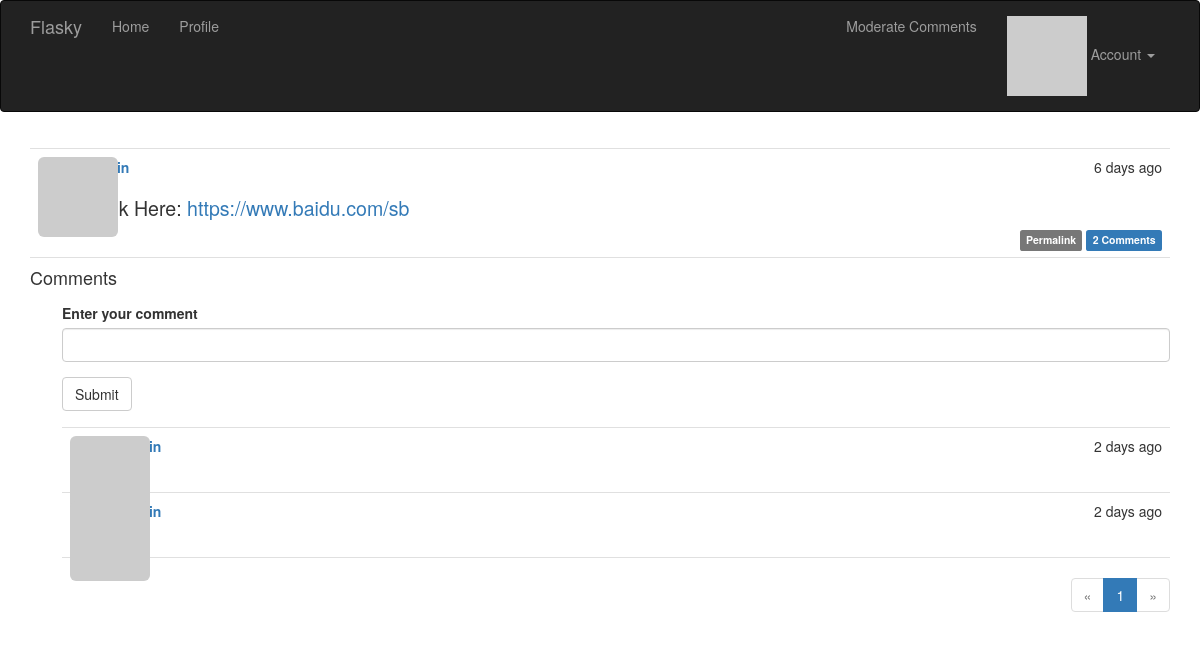
The app's page /post/212 (signed in) with its own data.
### app/models.py (models this page shows, shortened)
class Post(db.Model):
    __tablename__ = "posts"
    id = db.Column(db.Integer, primary_key=True)
    body = db.Column(db.Text)
    timestamp = db.Column(db.DateTime, index=True, default=datetime.utcnow)
    author_id = db.Column(db.Integer, db.ForeignKey("users.id"))
    body_html = db.Column(db.Text)
    comments = db.relationship("Comment", backref="post", lazy="dynamic")

class Comment(db.Model):
    __tablename__ = "comments"
    id = db.Column(db.Integer, primary_key=True)
    body = db.Column(db.Text)
    body_html = db.Column(db.Text)
    timestamp = db.Column(db.DateTime, index=True, default=datetime.utcnow)
    disabled = db.Column(db.Boolean)
    author_id = db.Column(db.Integer, db.ForeignKey("users.id"))
    post_id = db.Column(db.Integer, db.ForeignKey("posts.id"))

### app/main/views.py (the view)
@main.route("/post/<int:id>", methods=["GET", "POST"])
def post(id):
    post = Post.query.get_or_404(id)
    form = CommentForm()
    if form.validate_on_submit():
        comment = Comment(body=form.body.data, post=post, author=current_user._get_current_object())
        db.session.add(comment)
        flash("Your comment has been published.")
        return redirect(url_for("main.post", id=post.id, page=-1))
    page = request.args.get("page", 1, type=int)
    if page == -1:
        page = (post.comments.count() - 1) // current_app.config["FLASKY_COMMENTS_PER_PAGE"] + 1
    pagination = post.comments.order_by(Comment.timestamp.asc()).paginate(page, per_page=current_app.config[
        "FLASKY_COMMENTS_PER_PAGE"], error_out=False)
    comments = pagination.items
    return render_template("post.html", posts=[post], form=form, comments=comments, pagination=pagination)

### app/main/forms.py
class CommentForm(FlaskForm):
    body = StringField("Enter your comment", validators=[DataRequired()])
    submit = SubmitField("Submit")

### app/auth/views.py (called while the page is built)
@auth.before_app_request
def before_request():
    if current_user.is_authenticated:
        current_user.ping()
        if not current_user.confirmed \
                and request.endpoint[:5] != "auth." \
                and request.endpoint != "static":
            return redirect(url_for("auth.unconfirmed"))

### app/main/__init__.py (called while the page is built)
@main.app_context_processor
def inject_permissions():
    return dict(Permission=Permission)

### app/models.py (called while the page is built)
@login_manager.user_loader
def load_user(user_id):
    return User.query.get(int(user_id))

    def can(self, permissions):
        return self.role is not None and \
               (self.role.permissions & permissions) == permissions

    def is_administrator(self):
        return self.can(Permission.ADMINISTER)

    def ping(self):
        self.last_seen = datetime.utcnow()
        db.session.add(self)

    def gravatar(self, size=100, default="retro", rating="g"):
        if request.is_secure:
            url = "https://secure.gravatar.com/avatar"
        else:
            url = "http://www.gravatar.com/avatar"
        hash = self.avatar_hash or hashlib.md5(self.email.encode("utf-8")).hexdigest()
        return '{url}/{hash}?s={size}&d={default}&r={rating}'.format(url=url, hash=hash,
                                                                     size=size, default=default,
                                                                     rating=rating)

### app/templates/post.html (shortened to what this page needs)
{% extends "base.html" %}
{% import "bootstrap/wtf.html" as wtf %}
{% import "_macros.html" as macros %}
{% block page_content %}
    {% include '_posts.html' %}
    <h4 id="comments">Comments</h4>
    {% if current_user.can(Permission.COMMENT) %}
        <div class="comment-form">
            {{ wtf.quick_form(form) }}
        </div>
    {% endif %}
    {% include '_comments.html' %}
    {% if pagination %}
        <div class="pagination">
            {{ macros.pagination_widget(pagination, '.post', fragment='#comments', id=posts[0].id) }}
        </div>
    {% endif %}
{% endblock %}

### app/templates/_posts.html (shortened to what this page needs)
<ul class="posts">
    {% for post in posts %}
        <li class="post">
            <div class="post-thumbnail">
                <a href="{{ url_for('main.user',username=post.author.username) }}">
                    <img class="img-rounded profile-thumbnail" src="{{ post.author.gravatar(size=40) }}"/>
                </a>
            </div>
            <div class="post-content">
                <div class="post-date">{{ moment(post.timestamp).fromNow() }}</div>
                <div class="post-author"><a
                        href="{{ url_for('main.user',username=post.author.username) }}">{{ post.author.username }}</a>
                </div>
                <div class="post-body">
                    {% if post.body_html %}
                        {{ post.body_html | safe }}
                    {% else %}
                        {{ post.body }}
                    {% endif %}
                </div>
                <div class="post-footer">
                    <a href="{{ url_for('main.post',id=post.id) }}">
                        <span class="label label-default">Permalink</span>
                    </a>
                    <a href="{{ url_for('main.post',id= post.id) }}#comments">
                        <span class="label label-primary">{{ post.comments.count() }} Comments</span>
                    </a>
                </div>
            </div>
        </li>
    {% endfor %}
</ul>

### app/templates/_comments.html (shortened to what this page needs)
<ul class="comments">
    {% for comment in comments %}
        <li class="comment">
            <div class="comment-thumbnail">
                <a href="{{ url_for('main.user',username = comment.author.username) }}">
                    <img class="img-rounded profile-thumbnail" src="{{ comment.author.gravatar(size=40) }}">
                </a>
            </div>
            <div class="comment-content">
                <div class="comment-date">{{ moment(comment.timestamp).fromNow() }}</div>
                <div class="comment-author"><a href="{{ url_for('main.user',username= comment.author.username) }}">
                    {{ comment.author.username }}</a>
                </div>
                <div class="comment-body">
                </div>
            </div>
        </li>
    {% endfor %}
</ul>

### app/static/styles.css (style rules this page uses)
.profile-thumbnail { position: absolute; }
ul.posts { list-style-type: none; padding: 0px; margin: 16px 0px 0px 0px; border-top: 1px solid #e0e0e0; }
ul.posts li.post { padding: 8px; border-bottom: 1px solid #e0e0e0; }
div.post-date { float: right; }
div.post-author { font-weight: bold; }
div.post-thumbnail { position: absolute; }
div.post-content { margin-left: 48px; min-height: 48px; }
div.post-footer { text-align: right; }
div.pagination { width: 100%; text-align: right; padding: 0px; margin: 0px; }
.post-body h1 { font-size: 140%; }
ul.comments { list-style-type: none; padding: 0px; margin: 16px 0px 0px 0px; }
ul.comments li.comment { margin-left: 32px; padding: 8px; border-bottom: 1px solid #e0e0e0; }
ul.comments li.comment:nth-child(1) { border-top: 1px solid #e0e0e0; }
div.comment-date { float: right; }
div.comment-author { font-weight: bold; }
div.comment-thumbnail { position: absolute; }
div.comment-content { margin-left: 48px; min-height: 48px; }
div.comment-form { margin: 16px 0px 16px 32px; }

### records on screen
Post: timestamp "6 days ago", body_html "Look Here: https://www.baidu.com/sb", comments.count "2"
Comment: timestamp "2 days ago"
Comment: timestamp "2 days ago"

### other values on screen
{{ p }} "1"
